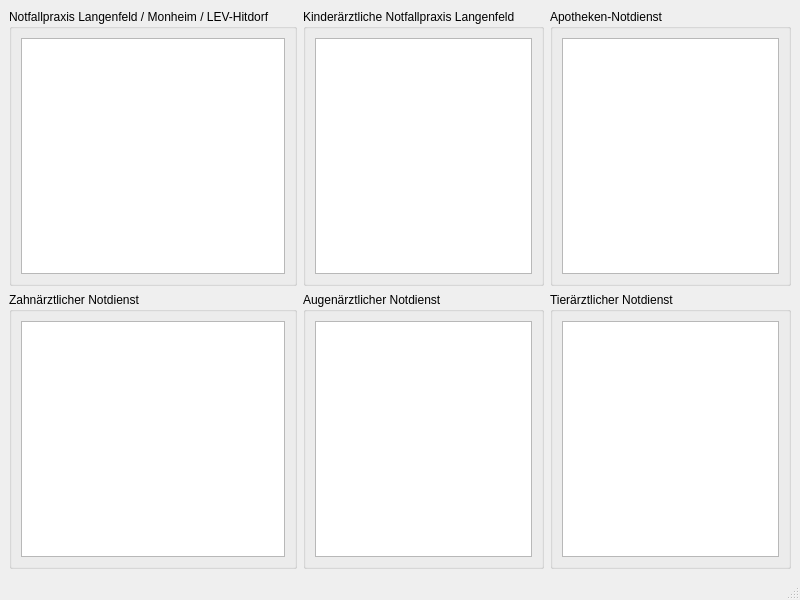
<?xml version="1.0" encoding="UTF-8"?>
<ui version="4.0">
 <class>InfoWindow</class>
 <widget class="QMainWindow" name="InfoWindow">
  <property name="geometry">
   <rect>
    <x>0</x>
    <y>0</y>
    <width>800</width>
    <height>600</height>
   </rect>
  </property>
  <property name="windowTitle">
   <string>InfoWindow</string>
  </property>
  <widget class="QWidget" name="centralwidget">
   <layout class="QGridLayout" name="gridLayout">
    <item row="7" column="1">
     <widget class="QGroupBox" name="groupBox_5">
      <property name="title">
       <string>Augenärztlicher Notdienst</string>
      </property>
      <layout class="QHBoxLayout" name="horizontalLayout_2">
       <item>
        <widget class="QTextBrowser" name="info5"/>
       </item>
      </layout>
     </widget>
    </item>
    <item row="6" column="0">
     <widget class="QGroupBox" name="groupBox">
      <property name="title">
       <string>Notfallpraxis Langenfeld / Monheim / LEV-Hitdorf</string>
      </property>
      <layout class="QHBoxLayout" name="horizontalLayout_3">
       <item>
        <widget class="QTextBrowser" name="info1"/>
       </item>
      </layout>
     </widget>
    </item>
    <item row="7" column="0">
     <widget class="QGroupBox" name="groupBox_4">
      <property name="title">
       <string>Zahnärztlicher Notdienst</string>
      </property>
      <layout class="QHBoxLayout" name="horizontalLayout_6">
       <item>
        <widget class="QTextBrowser" name="info4"/>
       </item>
      </layout>
     </widget>
    </item>
    <item row="6" column="2">
     <widget class="QGroupBox" name="groupBox_3">
      <property name="title">
       <string>Apotheken-Notdienst</string>
      </property>
      <layout class="QHBoxLayout" name="horizontalLayout_5">
       <item>
        <widget class="QTextBrowser" name="info3"/>
       </item>
      </layout>
     </widget>
    </item>
    <item row="6" column="1">
     <widget class="QGroupBox" name="groupBox_2">
      <property name="title">
       <string>Kinderärztliche Notfallpraxis Langenfeld</string>
      </property>
      <layout class="QHBoxLayout" name="horizontalLayout_4">
       <item>
        <widget class="QTextBrowser" name="info2"/>
       </item>
      </layout>
     </widget>
    </item>
    <item row="7" column="2">
     <widget class="QGroupBox" name="groupBox_6">
      <property name="title">
       <string>Tierärztlicher Notdienst</string>
      </property>
      <layout class="QHBoxLayout" name="horizontalLayout">
       <item>
        <widget class="QTextBrowser" name="info6"/>
       </item>
      </layout>
     </widget>
    </item>
    <item row="2" column="0" colspan="3">
     <layout class="QHBoxLayout" name="clockLayout"/>
    </item>
   </layout>
  </widget>
  <widget class="QMenuBar" name="menubar">
   <property name="geometry">
    <rect>
     <x>0</x>
     <y>0</y>
     <width>800</width>
     <height>21</height>
    </rect>
   </property>
  </widget>
  <widget class="QStatusBar" name="statusbar"/>
 </widget>
 <resources/>
 <connections/>
</ui>
